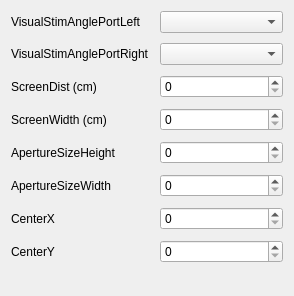
             <widget class="QWidget" name="visualScrollAreaWidgetContents">
              <property name="geometry">
               <rect>
                <x>0</x>
                <y>0</y>
                <width>294</width>
                <height>296</height>
               </rect>
              </property>
              <layout class="QGridLayout" name="gridLayout_28">
               <item row="0" column="0">
                <layout class="QFormLayout" name="visualFormLayout">
                 <property name="horizontalSpacing">
                  <number>10</number>
                 </property>
                 <property name="verticalSpacing">
                  <number>10</number>
                 </property>
                 <item row="0" column="0">
                  <widget class="QLabel" name="visualStimAnglePortLeftLabel">
                   <property name="text">
                    <string>VisualStimAnglePortLeft</string>
                   </property>
                  </widget>
                 </item>
                 <item row="0" column="1">
                  <widget class="QComboBox" name="VisualStimAnglePortLeft"/>
                 </item>
                 <item row="1" column="0">
                  <widget class="QLabel" name="visualStimAnglePortRightLabel">
                   <property name="text">
                    <string>VisualStimAnglePortRight</string>
                   </property>
                  </widget>
                 </item>
                 <item row="1" column="1">
                  <widget class="QComboBox" name="VisualStimAnglePortRight"/>
                 </item>
                 <item row="2" column="0">
                  <widget class="QLabel" name="screenDistLabel">
                   <property name="text">
                    <string>ScreenDist (cm)</string>
                   </property>
                  </widget>
                 </item>
                 <item row="2" column="1">
                  <widget class="QSpinBox" name="ScreenDistCm"/>
                 </item>
                 <item row="3" column="0">
                  <widget class="QLabel" name="screenWidthLabel">
                   <property name="text">
                    <string>ScreenWidth (cm)</string>
                   </property>
                  </widget>
                 </item>
                 <item row="3" column="1">
                  <widget class="QSpinBox" name="ScreenWidthCm"/>
                 </item>
                 <item row="4" column="0">
                  <widget class="QLabel" name="apertureSizeHeightLabel">
                   <property name="text">
                    <string>ApertureSizeHeight</string>
                   </property>
                  </widget>
                 </item>
                 <item row="4" column="1">
                  <widget class="QSpinBox" name="ApertureSizeHeight"/>
                 </item>
                 <item row="5" column="0">
                  <widget class="QLabel" name="apertureSizeWidthLabel">
                   <property name="text">
                    <string>ApertureSizeWidth</string>
                   </property>
                  </widget>
                 </item>
                 <item row="5" column="1">
                  <widget class="QSpinBox" name="ApertureSizeWidth"/>
                 </item>
                 <item row="6" column="0">
                  <widget class="QLabel" name="centerXLabel">
                   <property name="text">
                    <string>CenterX</string>
                   </property>
                  </widget>
                 </item>
                 <item row="6" column="1">
                  <widget class="QSpinBox" name="CenterX"/>
                 </item>
                 <item row="7" column="0">
                  <widget class="QLabel" name="centerYLabel">
                   <property name="text">
                    <string>CenterY</string>
                   </property>
                  </widget>
                 </item>
                 <item row="7" column="1">
                  <widget class="QSpinBox" name="CenterY"/>
                 </item>
                </layout>
               </item>
              </layout>
             </widget>
